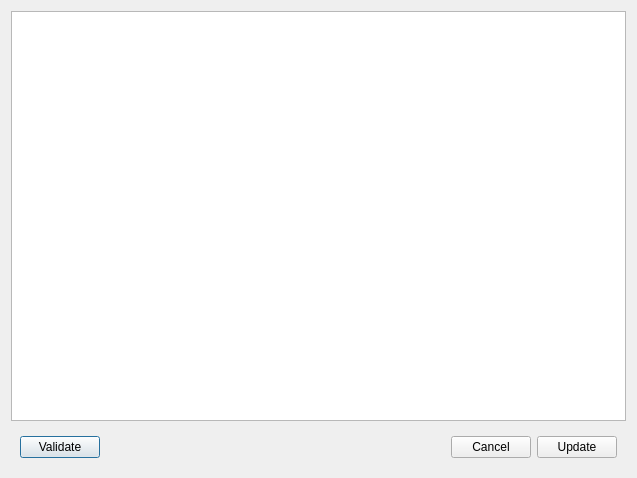
<?xml version="1.0" encoding="UTF-8"?>
<ui version="4.0">
 <class>SettingUpdate</class>
 <widget class="QDialog" name="SettingUpdate">
  <property name="geometry">
   <rect>
    <x>0</x>
    <y>0</y>
    <width>637</width>
    <height>478</height>
   </rect>
  </property>
  <property name="windowTitle">
   <string>Update Dialog</string>
  </property>
  <layout class="QVBoxLayout" name="verticalLayout">
   <item>
    <widget class="QPlainTextEdit" name="textEdit"/>
   </item>
   <item>
    <widget class="QWidget" name="widget" native="true">
     <layout class="QHBoxLayout" name="horizontalLayout">
      <item>
       <widget class="QPushButton" name="validateButton">
        <property name="text">
         <string>Validate</string>
        </property>
       </widget>
      </item>
      <item>
       <spacer name="horizontalSpacer">
        <property name="orientation">
         <enum>Qt::Horizontal</enum>
        </property>
        <property name="sizeHint" stdset="0">
         <size>
          <width>40</width>
          <height>20</height>
         </size>
        </property>
       </spacer>
      </item>
      <item>
       <widget class="QPushButton" name="cancelButton">
        <property name="text">
         <string>Cancel</string>
        </property>
       </widget>
      </item>
      <item>
       <widget class="QPushButton" name="updateButton">
        <property name="text">
         <string>Update</string>
        </property>
       </widget>
      </item>
     </layout>
    </widget>
   </item>
  </layout>
 </widget>
 <resources/>
 <connections/>
</ui>
